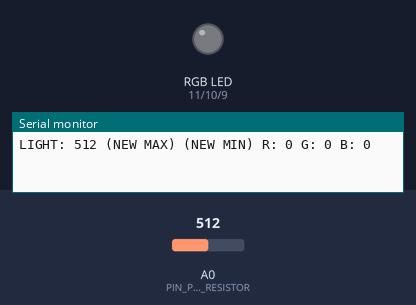
The sketch below on a simulated Arduino Uno, built with avr-gcc and run on an emulated ATmega328P. Shown: an RGB LED mixed from three pins (HIGH = lit), the last lines printed to the serial monitor. The inputs (shaded band) are chosen by the test bench; at power-on: A0 (PIN_PHOTO_RESISTOR) = 512. Dim RGB values are drawn brighter than linear.

Above: at 1.2 s.
1.3 s: A0 (PIN_PHOTO_RESISTOR) set to 522
At 2.1 s:
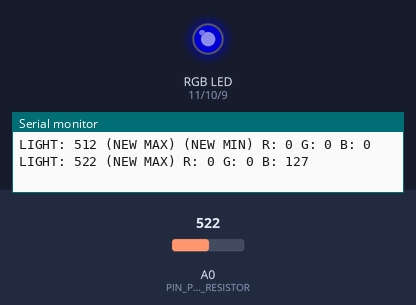
2.8 s: A0 (PIN_PHOTO_RESISTOR) set to 511
At 3.3 s:
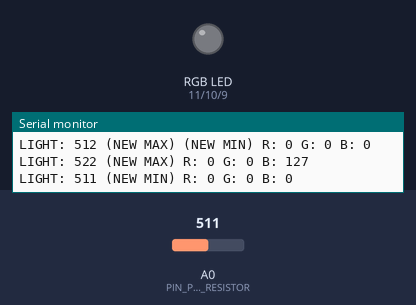
4.3 s: A0 (PIN_PHOTO_RESISTOR) set to 716
At 4.6 s:
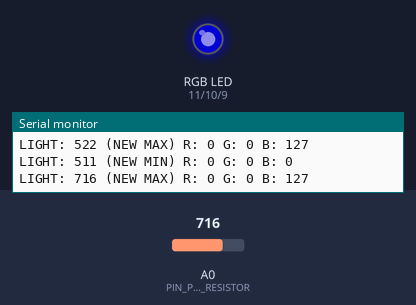
5.8 s: A0 (PIN_PHOTO_RESISTOR) set to 674
At 7.0 s:
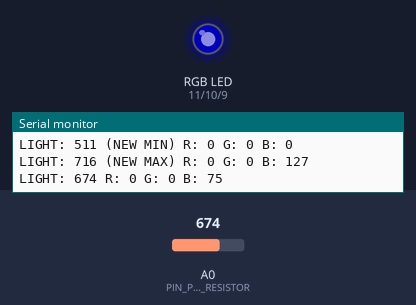
7.3 s: A0 (PIN_PHOTO_RESISTOR) set to 654
At 8.2 s:
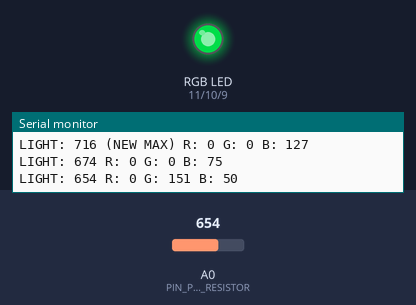
Timing chart, 0 to 9.8 s (numbered marks = the images above; inputs shaded):
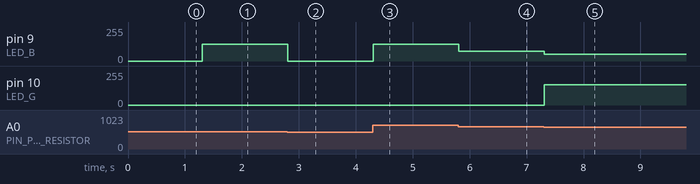

The sketch:

light_sensor_with_tri_led.ino
```cpp
int PIN_PHOTO_RESISTOR = 0;
int LED_R = 11;
int LED_G = 10;
int LED_B = 9;

int MAX_LED_BRIGHTNESS = 255; // for one led
int MAX_TRI_BRIGHTNESS = MAX_LED_BRIGHTNESS * 3; // R * G * B total
int DIV_BRIGHTNESS = MAX_TRI_BRIGHTNESS / 4; // partitions for brightness values
int MIN_G_BRIGHTNESS = MAX_TRI_BRIGHTNESS - (DIV_BRIGHTNESS * 3);
int MIN_B_BRIGHTNESS = MAX_TRI_BRIGHTNESS - (DIV_BRIGHTNESS * 2);
int MAX_G_BRIGHTNESS = MAX_TRI_BRIGHTNESS - (DIV_BRIGHTNESS);

void setup() {
  Serial.begin(9600);
  pinMode(LED_R, OUTPUT);
  pinMode(LED_G, OUTPUT);
  pinMode(LED_B, OUTPUT);
}

int oldLightRead = 0;
int maxRead = 0;
int minRead = -1;
void loop(){
  int currLightRead = analogRead(PIN_PHOTO_RESISTOR);

  // print value if changed, gather some data,
  //  change brightness of led based on value
  if(oldLightRead != currLightRead){
    Serial.print("LIGHT: ");
    Serial.print(currLightRead);
    oldLightRead = currLightRead;

    // get max read
    if(maxRead < currLightRead){
      maxRead = currLightRead;
      Serial.print(" (NEW MAX)");
    }

    // get min read
    if(minRead == -1 || minRead > currLightRead){
      minRead = currLightRead;
      Serial.print(" (NEW MIN)");
    }

    // set led brightness as a percentage of max
    int deltaCurrAndMin = (currLightRead - minRead);
    int deltaMaxAndMin = (maxRead - minRead);
    int ledBrightness = (deltaCurrAndMin * 1.0 / deltaMaxAndMin) * MAX_TRI_BRIGHTNESS;

    // get color spectrum (R brigther, G is medium, B is darker)
    int ledBrightnessR = 0;
    if(0 <= ledBrightness && ledBrightness <= MIN_B_BRIGHTNESS){
      ledBrightnessR = (ledBrightness * 1.0 / MIN_B_BRIGHTNESS) * MAX_LED_BRIGHTNESS;
    }

    int ledBrightnessG = 0;
    if(MIN_G_BRIGHTNESS <= ledBrightness && ledBrightness <= MAX_G_BRIGHTNESS){
      ledBrightnessG = ((ledBrightness * 1.0 - MIN_G_BRIGHTNESS) / MAX_G_BRIGHTNESS) * MAX_LED_BRIGHTNESS;
    }

    int ledBrightnessB = 0;
    if(MIN_B_BRIGHTNESS <= ledBrightness && ledBrightness <= MAX_TRI_BRIGHTNESS){
      ledBrightnessB = ((ledBrightness * 1.0 - MIN_B_BRIGHTNESS) / MAX_TRI_BRIGHTNESS) * MAX_LED_BRIGHTNESS;
    }

    analogWrite(LED_R, ledBrightnessR);
    analogWrite(LED_G, ledBrightnessG);
    analogWrite(LED_B, ledBrightnessB);

    Serial.print(" R: ");
    Serial.print(ledBrightnessR);
    Serial.print(" G: ");
    Serial.print(ledBrightnessG);
    Serial.print(" B: ");
    Serial.print(ledBrightnessB);

    // end line
    Serial.println();
  }

  delay(100);
}
```

Measured:
- the behaviour switches between 512 and 513 on A0 (PIN_PHOTO_RESISTOR) (found by bisection; images 0 and 1)
- the behaviour switches between 666 and 665 on A0 (PIN_PHOTO_RESISTOR) (found by bisection; images 4 and 5)
- after the input at 1.3 s, pin 9 (LED_B): 0/255 → 127/255 at once
- after the input at 2.8 s, pin 9 (LED_B): 127/255 → 0/255 at once
- after the input at 4.3 s, pin 9 (LED_B): 0/255 → 127/255 at once
- after the input at 5.8 s, pin 9 (LED_B): 127/255 → 75/255 at once
- after the input at 7.3 s, pin 9 (LED_B): 75/255 → 50/255 at once; pin 10 (LED_G): 0/255 → 151/255 at once
